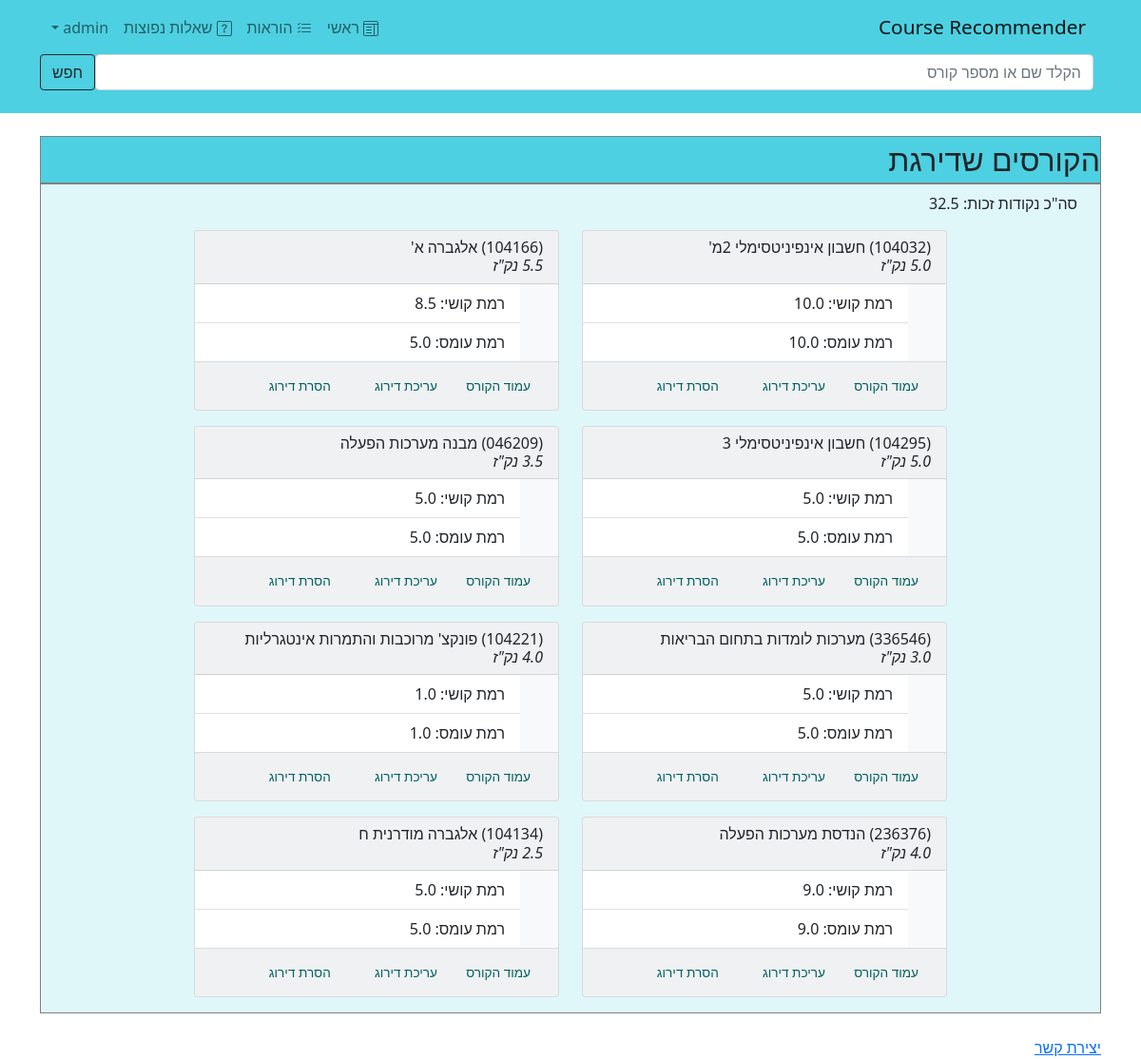
Page /my_courses/ (signed in) on the committed database.
### CRS/models.py (models this page shows, shortened)
class CourseRating(models.Model):
    user = models.ForeignKey(User, on_delete=models.CASCADE)
    course = models.ForeignKey(Course, on_delete=models.CASCADE)
    difficulty = models.FloatField()
    workload = models.FloatField()
    final_grade = models.IntegerField(default=None, null=True, blank=True)
    semesters_taken = models.CharField(max_length=200, default=None, null=True, blank=True)
    created_at = models.DateTimeField(auto_now_add=True)
    updated_at = models.DateTimeField(auto_now=True)

class Course(models.Model):
    number = models.IntegerField(primary_key=True)
    number_string = models.CharField(max_length=20)  # includes zeroes at the beginning
    name = models.CharField(max_length=200)
    info = models.TextField(max_length=1000)
    credit_points = models.FloatField()
    average_difficulty = models.FloatField(default=None, null=True)
    average_workload = models.FloatField(default=None, null=True)
    ratings_count = models.IntegerField(default=0)
    average_grade_by_voters = models.FloatField(default=None, null=True)
    grades_count = models.IntegerField(default=0)
    class Meta:
        verbose_name_plural = "Courses"

### CRS/views.py (the view)
# urls.py: path('my_courses/', views.my_courses, name='my_courses'),
@login_required
def my_courses(request):
    current_user = request.user
    course_ratings = models.CourseRating.objects.filter(user=current_user).order_by('-updated_at')
    if len(course_ratings) == 0:
        page_title = "עדיין לא דירגת קורסים! חפש קורס והוסף לו דירוג."
        total_credit = 0
    else:
        page_title = "הקורסים שדירגת"
        total_credit = sum(rating.course.credit_points for rating in course_ratings)
    data_to_show = {
        "course_ratings": course_ratings,
        "page_title": page_title,
        "total_credit": total_credit,
    }
    return render(request, 'CRS/my_courses.html', data_to_show)

### templates/CRS/my_courses.html
{% extends 'base.html' %}
{% block title %}
{{page_title}}
{% endblock title %}
{% block content %}
<div class="container-fluid mt-2">
        {% if total_credit != 0 %}
    <p>סה"כ נקודות זכות:
    {{total_credit}}</p>
    {% endif %}
    <div class="row justify-content-center">
    {% for course_rating in course_ratings %}
        <div class="col-auto mb-3">
            <div class="card h-100 bg-light secondary" style="width: 24rem;">
                <h6 class="card-header">({{course_rating.course.number_string}}) {{course_rating.course.name}}
                    <br>
                    <I>{{course_rating.course.credit_points}}
                    נק"ז</I></h6>
                <ul class="list-group list-group-flush">
                    <li class="list-group-item">רמת קושי:
                            {{course_rating.difficulty}}</li>
                    <li class="list-group-item">רמת עומס:
                            {{course_rating.workload}}</li>
                </ul>
                <div class="card-footer">
                    <a class="card-link btn" href="../course/{{course_rating.course.number}}"
                       style="color:#006064; font-size:85%">עמוד הקורס</a>
                    <a class="card-link btn" href="../edit_course_rating/{{course_rating.course.number}}"
                       style="color:#006064; font-size:85%">עריכת דירוג</a>
                    <a class="card-link btn" href="../delete_course_rating/{{course_rating.course.number}}"
                       style="color:#006064; font-size:85%">הסרת דירוג</a>
                </div>
            </div>
        </div>
    {% endfor %}
    </div>
</div>
{% endblock content %}

### templates/base.html (shortened to what this page needs)
<!doctype html>
{% load static %}
<html lang="he">
<head>
    <link rel="stylesheet"  href="{% static 'CRS/style.css' %}" />
    {% block css %}
    <link href="https://cdn.jsdelivr.net/npm/bootstrap@5.0.0-beta1/dist/css/bootstrap.min.css" rel="stylesheet">
    {% endblock css %}
</head>
<body dir="rtl">
<nav class="navbar navbar-expand-lg navbar-light " style="background-color: #4DD0E1;">
    <div class="container container-fluid">
        <a class="navbar-brand" href="/" style="font-size:130%;">Course Recommender</a>
        <div class="collapse navbar-collapse fixed-right position-relative right-0" id="navbarSupportedContent">
            <ul class="navbar-nav me-auto mb-2 mb-lg-0">
                <li class="nav-item"><a class="nav-link" href="/">
                    ראשי
                </a></li>
                <li class="nav-item"><a class="nav-link" href="{% url 'instructions' %}">
                    הוראות
                </a></li>
                <li class="nav-item"><a class="nav-link" href="{% url 'faq' %}">
                    שאלות נפוצות
                </a></li>
                <li class="nav-item dropdown">
                    <a class="nav-link dropdown-toggle" href="#" id="navbarDropdown" role="button" data-bs-toggle="dropdown" aria-expanded="false">
                    </a>
                </li>
            </ul>
        </div>
    </div>
</nav>
<div class="container-fluid" style="background-color: #4DD0E1;">
    <form class="d-flex container" action="{% url 'new_search' %}" method="post">
        <input class="form-control input-light me-2" type="search" name="search" placeholder="הקלד שם או מספר קורס" aria-label="Search">
        <button class="btn btn-outline-dark" name="action" type="submit">חפש</button>
    </form>
    <br>
</div>
<br>
<div class="container">
    <div style="font-size:200%; border-style: solid; border-color: grey;
                           background-color: #4DD0E1; border-width: 1px;">
        {% block title %}
        {% endblock title %}
    </div>
    <div class="container" style="border-style: solid;
                                        background-color: #E0F7FA; border-color: grey; border-width: 1px;">
        {% block content %}
        {% endblock content %}
     </div>
</div>
<div class="container">
    <br>
<a class="link" href="{% url 'contact_us' %}">יצירת קשר</a>
</div>
</body>
</html>

### rows in the picture
CourseRating: course.number_string "104032", course.name "חשבון אינפיניטסימלי 2מ'", course.credit_points "5.0", difficulty "10.0", workload "10.0"
CourseRating: course.number_string "104166", course.name "אלגברה א'", course.credit_points "5.5", difficulty "8.5", workload "5.0"
CourseRating: course.number_string "104295", course.name "חשבון אינפיניטסימלי 3", course.credit_points "5.0", difficulty "5.0", workload "5.0"
CourseRating: course.number_string "046209", course.name "מבנה מערכות הפעלה", course.credit_points "3.5", difficulty "5.0", workload "5.0"
CourseRating: course.number_string "336546", course.name "מערכות לומדות בתחום הבריאות", course.credit_points "3.0", difficulty "5.0", workload "5.0"
CourseRating: course.number_string "104221", course.name "פונקצ' מרוכבות והתמרות אינטגרליות", course.credit_points "4.0", difficulty "1.0", workload "1.0"
CourseRating: course.number_string "236376", course.name "הנדסת מערכות הפעלה", course.credit_points "4.0", difficulty "9.0", workload "9.0"
CourseRating: course.number_string "104134", course.name "אלגברה מודרנית ח", course.credit_points "2.5", difficulty "5.0", workload "5.0"

### other values in the picture
{{ page_title }} "הקורסים שדירגת"
{{ total_credit }} "32.5"
